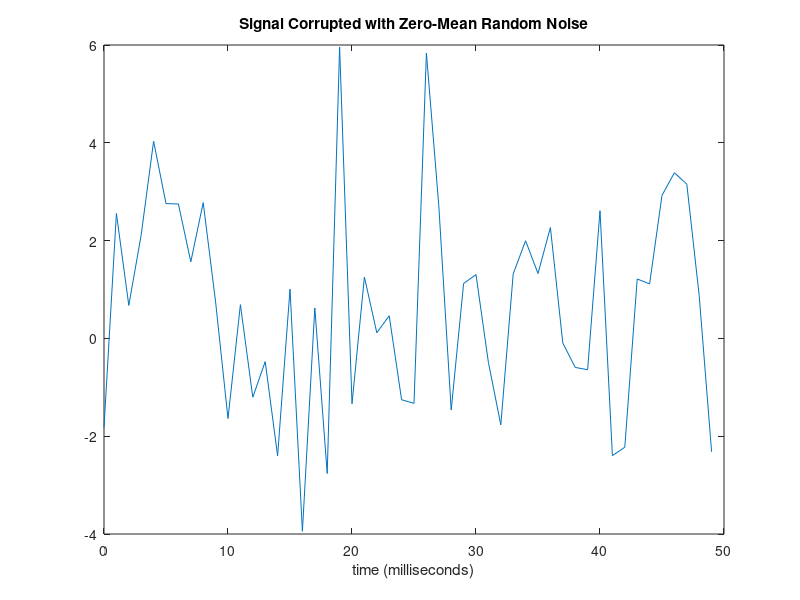
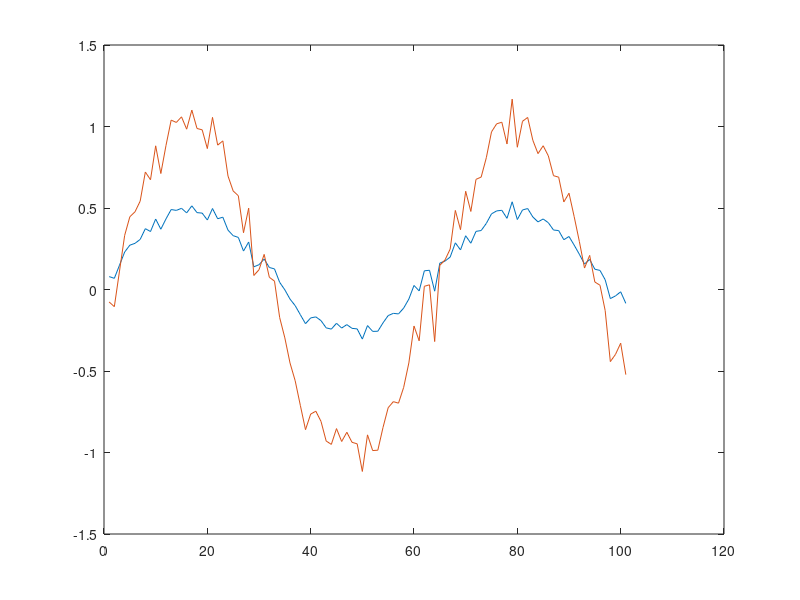

Recreate these plots in MATLAB, in order.
Fs = 1000;                    % Sampling frequency
T = 1/Fs;                     % Sample time
L = 1000;                     % Length of signal
t = (0:L-1)*T;                % Time vector
% Sum of a 50 Hz sinusoid and a 120 Hz sinusoid
x = 0.7*sin(2*pi*50*t) + sin(2*pi*120*t); 
y = x + 2*randn(size(t));     % Sinusoids plus noise

figure(1);
plot(Fs*t(1:50),y(1:50))
title('Signal Corrupted with Zero-Mean Random Noise')
xlabel('time (milliseconds)')

NFFT = 2^nextpow2(L); % Next power of 2 from length of y
Y = fft(y,NFFT)/L;
f = Fs/2*linspace(0,1,NFFT/2+1);

% Plot single-sided amplitude spectrum.
figure(2)
plot(f,2*abs(Y(1:NFFT/2+1))) 
title('Single-Sided Amplitude Spectrum of y(t)')
xlabel('Frequency (Hz)')
ylabel('|Y(f)|')

%%
yy = ifft(Y*L, L);
plot(yy);

%%
x = [0:0.1:10];
yo = sin(x);
y = sin(x) + 0.1*randn(size(x));

fy = fft(y);
yy = ifft(fy);

freq = (0:length(fy)-1)*5;
plot(freq, abs(fy));

fly = fy.*(1 - abs(freq)/400);
yyl = ifft(fly);

close;
plot(real(yyl));
hold on;
plot(y);